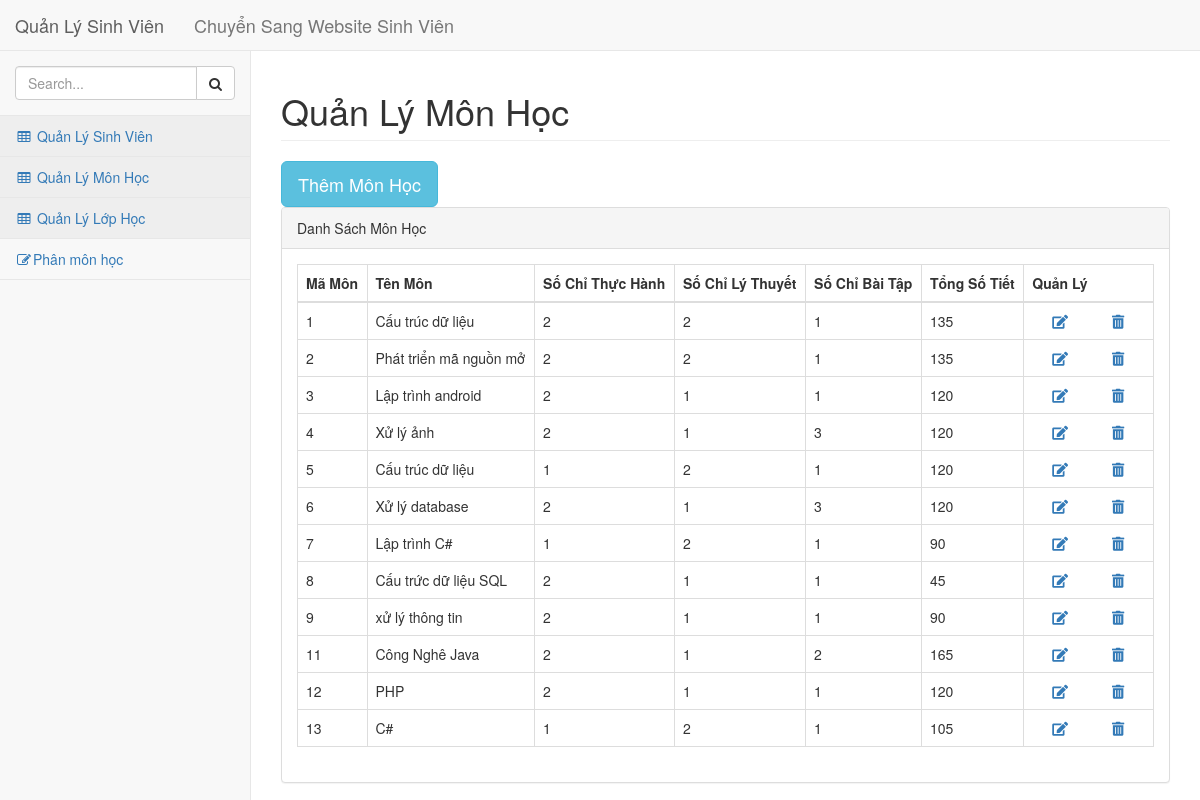
The page /quanlysv/index.php?a=themmon on the database its author committed.
### tables this page shows
CREATE TABLE `tblmonhoc` (
  `MaMH` int(11) NOT NULL,
  `TenMH` varchar(200) NOT NULL,
  `SoChiTH` int(11) NOT NULL,
  `SoChiLT` int(11) NOT NULL,
  `SoChiBT` int(11) NOT NULL,
  `ToongSoTiet` int(11) NOT NULL
);

### quanlysv/themmonhoc.php (the view, shortened to what this page needs)
<?php
$sqlmonhoc = "SELECT * FROM `tblmonhoc`";
$querymonhoc = mysqli_query($connect, $sqlmonhoc);
?>
<div id="page-wrapper">
    <div class="row">
        <div class="col-lg-12">
            <h1 class="page-header">Quản Lý Môn Học</h1>
            <button type="button" class="btn btn-info btn-lg" data-toggle="modal" data-target="#myModal">Thêm Môn Học</button>
        </div>
</div>
<div class="row">
<div class="col-lg-12">
<div class="panel panel-default">
<div class="panel-heading">
    Danh Sách Môn Học
</div>
<div class="panel-body">
    <table class="table table-bordered">
        <thead>
            <tr>
                <th>Mã Môn</th>
                <th>Tên Môn</th>
                <th>Số Chỉ Thực Hành</th>
                <th>Số Chỉ Lý Thuyết</th>
                <th>Số Chỉ Bài Tập</th>
                <th>Tổng Số Tiết</th>
                <th>Quản Lý</th>
            </tr>
        </thead>
        <tbody>
            <?php  while($rowmh = mysqli_fetch_array($querymonhoc)){
            ?>
            <tr>
                <td><?= $rowmh['MaMH'] ?></td>
                <td><?= $rowmh['TenMH'] ?></td>
                <td><?= $rowmh['SoChiTH'] ?></td>
                <td><?= $rowmh['SoChiLT'] ?></td>
                <td><?= $rowmh['SoChiBT'] ?></td>
                <td><?= $rowmh['ToongSoTiet'] ?></td>
                <td>
                    <a href="#">
                        <i class="fas fa-edit" style="margin:0px 20px" data-toggle="modal" data-target="#myModal<?= $rowmh['MaMH'] ?>" ></i>
                        <a href="xoamonhoc.php?id=<?= $rowmh['MaMH'] ?>" onclick="return confirm('Bạn có chắc muốn xóa không?');" >
                                        <i class="fas fa-trash-alt" style="margin:0px 20px" ></i>
                        </a>
                    </a>
                </td>
            </tr>
<?php } ?>
</tbody>
</table>
</div>
</div>
</div>
</div>
</div>

### rows shown on the page
tblmonhoc: MaMH "1", TenMH "Cấu trúc dữ liệu", SoChiTH "2", SoChiLT "2", SoChiBT "1", ToongSoTiet "135"
tblmonhoc: MaMH "2", TenMH "Phát triển mã nguồn mở", SoChiTH "2", SoChiLT "2", SoChiBT "1", ToongSoTiet "135"
tblmonhoc: MaMH "3", TenMH "Lập trình android", SoChiTH "2", SoChiLT "1", SoChiBT "1", ToongSoTiet "120"
tblmonhoc: MaMH "4", TenMH "Xử lý ảnh", SoChiTH "2", SoChiLT "1", SoChiBT "3", ToongSoTiet "120"
tblmonhoc: MaMH "5", TenMH "Cấu trúc dữ liệu", SoChiTH "1", SoChiLT "2", SoChiBT "1", ToongSoTiet "120"
tblmonhoc: MaMH "6", TenMH "Xử lý database", SoChiTH "2", SoChiLT "1", SoChiBT "3", ToongSoTiet "120"
tblmonhoc: MaMH "7", TenMH "Lập trình C#", SoChiTH "1", SoChiLT "2", SoChiBT "1", ToongSoTiet "90"
tblmonhoc: MaMH "8", TenMH "Cấu trức dữ liệu SQL", SoChiTH "2", SoChiLT "1", SoChiBT "1", ToongSoTiet "45"
tblmonhoc: MaMH "9", TenMH "xử lý thông tin", SoChiTH "2", SoChiLT "1", SoChiBT "1", ToongSoTiet "90"
tblmonhoc: MaMH "11", TenMH "Công Nghê Java", SoChiTH "2", SoChiLT "1", SoChiBT "2", ToongSoTiet "165"
tblmonhoc: MaMH "12", TenMH "PHP", SoChiTH "2", SoChiLT "1", SoChiBT "1", ToongSoTiet "120"
tblmonhoc: MaMH "13", TenMH "C#", SoChiTH "1", SoChiLT "2", SoChiBT "1", ToongSoTiet "105"
